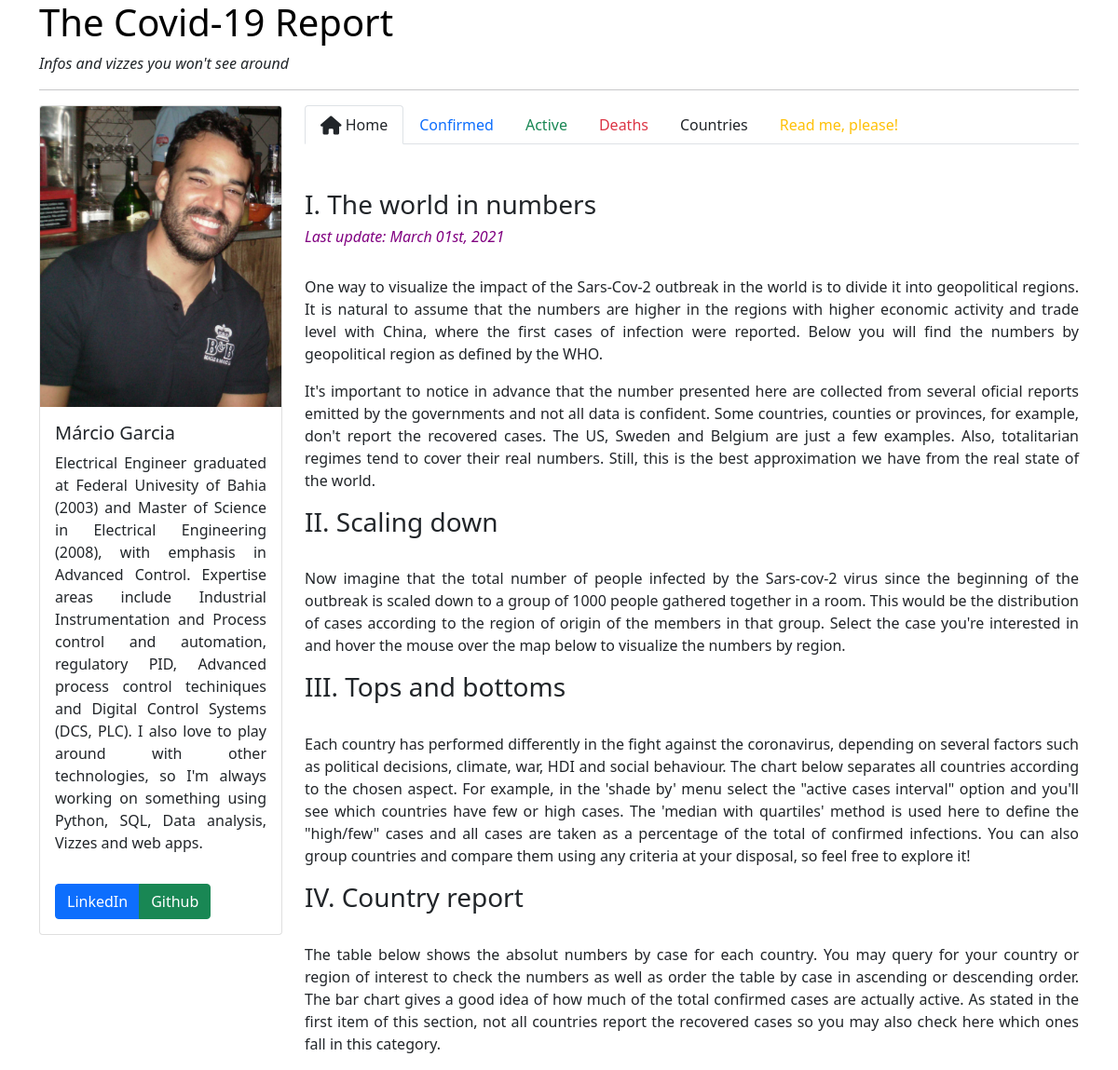
Before: / with the older database file.
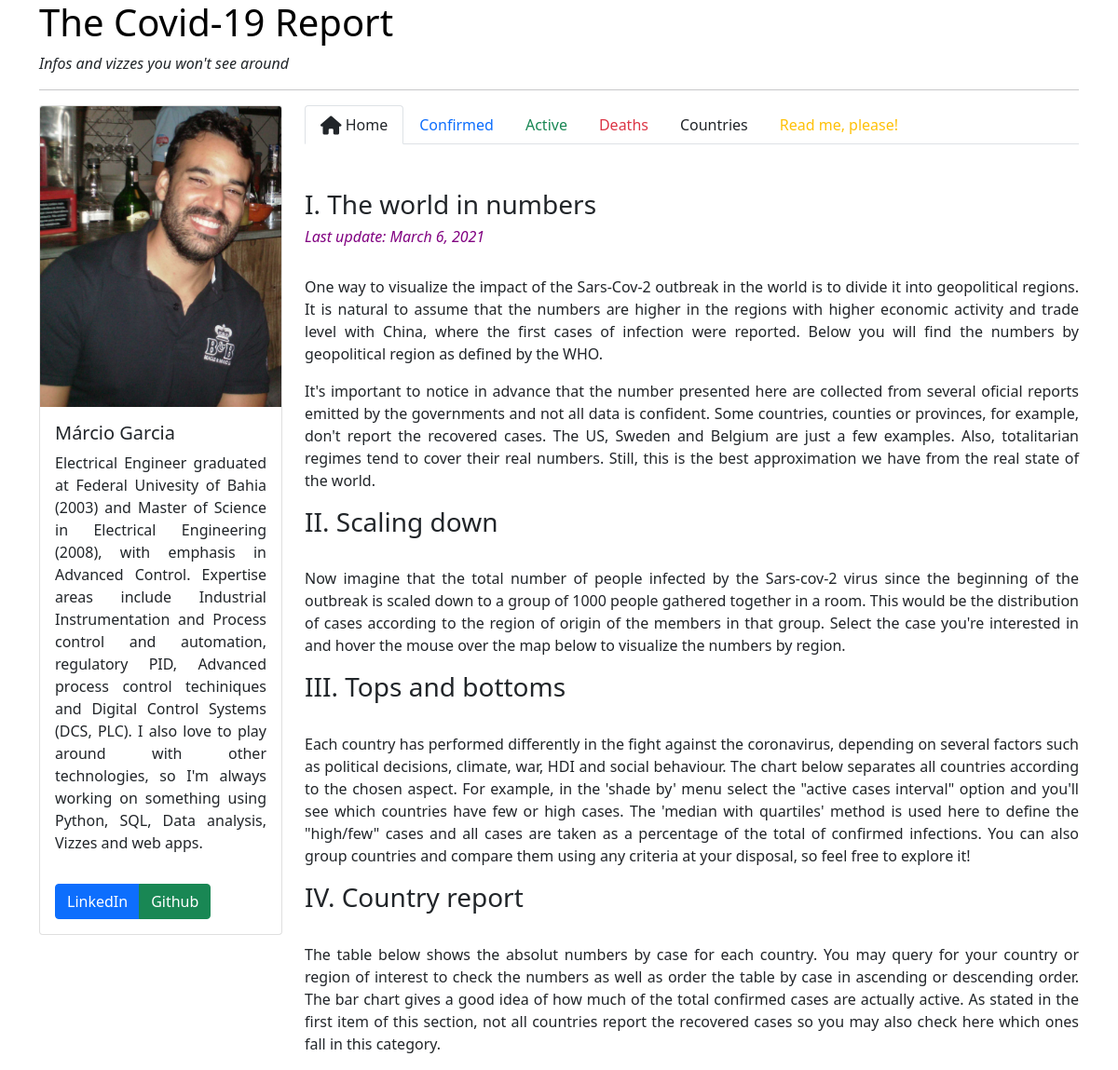
After: the same page with the newer database file.
### report/models.py (models this page shows, shortened)
class StatusReport(models.Model):
    country = models.OneToOneField(Country, on_delete=models.CASCADE, primary_key=True,)
    date = models.CharField(max_length=22,default='undefined')
    confirmed = models.IntegerField()
    confirmed_new = models.IntegerField()
    confirmed_pct_change = models.FloatField()
    confirmed_rank_region = models.IntegerField()
    confirmed_rank_world = models.IntegerField()
    confirmed_new_rank_region = models.IntegerField(default=0)
    confirmed_new_rank_world = models.IntegerField(default=0)
    deaths = models.IntegerField()
    deaths_new = models.IntegerField()
    deaths_pct_change = models.FloatField()
    deaths_rank_region = models.IntegerField()
    deaths_rank_world = models.IntegerField()
    deaths_new_rank_region = models.IntegerField(default=0)
    deaths_new_rank_world = models.IntegerField(default=0)
    recovered = models.IntegerField(default=0)
    recovered_new = models.IntegerField()
    recovered_pct_change = models.FloatField()
    recovered_rank_region = models.IntegerField()
    recovered_rank_world = models.IntegerField()
    recovered_new_rank_region = models.IntegerField(default=0)
    recovered_new_rank_world = models.IntegerField(default=0)
    active = models.IntegerField(default=0)
    active_new = models.IntegerField()
    active_pct_change = models.FloatField()
    active_rank_region = models.IntegerField()
    active_rank_world = models.IntegerField()
    active_new_rank_region = models.IntegerField(default=0)
    active_new_rank_world = models.IntegerField(default=0)

### report/views.py (the view)
# urls.py: path('', views.IndexView.as_view(), name='index'),
class IndexView(TemplateView):
    template_name = 'report/index.html'
    def get_context_data(self,**kwargs):
        context = super().get_context_data(**kwargs)
        context['nav_index'] = 'active'
        context['report_date'] = StatusReport.objects.get(country__name='Brazil').date
        return context

### templates/report/index.html (shortened to what this page needs)
{% extends "report/base.html" %}
{% block content %}
  <div class="display_page" id="world_data_page">
    <br><h3>I. The world in numbers <h6 style="color:purple; font-style: italic;">Last update: {{report_date}}</h6></h3>
    <p><br>
      One way to visualize the impact of the Sars-Cov-2 outbreak in the world is to divide it
      into geopolitical regions. It is natural to assume that the numbers are higher in the regions
      with higher economic activity and trade level with China, where the first cases of infection
      were reported. Below you will find the numbers by geopolitical region as defined by the WHO.
    </p>
    <p>
      It's important to notice in advance that the number presented here are collected from several oficial
      reports emitted by the governments and not all data is confident. Some countries, counties or
      provinces, for example, don't report the recovered cases. The US, Sweden and Belgium are just a few examples.
      Also, totalitarian regimes tend to cover their real numbers. Still, this is the best approximation we have
      from the real state of the world.
    </p>
      <h3>II. Scaling down</h3>
      <p><br>
        Now imagine that the total number of people infected by the Sars-cov-2 virus since the beginning of the
        outbreak is scaled down to a group of 1000 people gathered together in a room. This would be the distribution
        of cases according to the region of origin of the members in that group. Select the case you're interested
        in and hover the mouse over the map below to visualize the numbers by region.
      </p>
        <h3>III. Tops and bottoms</h3>
        <p><br>
          Each country has performed differently in the fight against the coronavirus, depending on several factors
          such as political decisions, climate, war, HDI and social behaviour. The chart below
          separates all countries according to the chosen aspect. For example, in the 'shade by' menu select the
          "active cases interval" option and you'll see which countries have few or high cases.
          The 'median with quartiles' method is used here to define the "high/few" cases and all cases are taken as a
          percentage of the total of confirmed infections. You can also group countries and compare them using any criteria
          at your disposal, so feel free to explore it!
        </p>
        <h3>IV. Country report</h3>
        <p><br>
            The table below shows the absolut numbers by case for each country. You may query for your country or region
            of interest to check the numbers as well as order the table by case in ascending or descending order. The bar
            chart gives a good idea of how much of the total confirmed cases are actually active. As stated in the first
            item of this section, not all countries report the recovered cases so you may also check here which ones fall
            in this category.
        </p>
      </div>
{% endblock content %}

### templates/report/base.html (shortened to what this page needs)
<!DOCTYPE html>
{% load static %}
<html lang="en" dir="ltr">
  <head>
    <link rel="stylesheet" href="{% static 'report/css/countries_page.css' %}">
  </head>
  <body>
   <div class="container">
    <div class="page-header">
        <h1><a class="header-link" href="{% url 'admin:index' %}">The Covid-19 Report</a></h1>
         <p><em>Infos and vizzes you won't see around</em></p>
         <hr>
    </div>
   </div>
    <div class="container-sm">
      <div class="row">
        <div class="col-lg-3 col-md-4 col-sm-4">
          <div class="card">
            <img src="{% static 'report/images/profile_picture.jpg' %}" class="card-img-top img-fluid" alt="Profile picture">
            <div class="card-body">
              <h5 class="card-title">Márcio Garcia</h5>
              <p class="card-text">
                Electrical Engineer graduated at Federal Univesity of Bahia (2003) and Master of Science
                in Electrical Engineering (2008), with emphasis in Advanced Control. Expertise areas include
                Industrial Instrumentation and Process control and automation, regulatory PID,
                Advanced process control techiniques and Digital Control Systems (DCS, PLC).
                I also love to play around with other technologies, so I'm always working on something
                using Python, SQL, Data analysis, Vizzes and web apps.
              </p>
            </div>
            <div class="card-body">
              <div class="btn-group">
                <a href="https://www.linkedin.com/in/garciamarcio/" class="btn btn-primary">LinkedIn</a>
                <a href="https://github.com/psychopresley/COVID-19" class="btn btn-success">Github</a>
              </div>
            </div>
          </div>
        </div>
      <div class="col-lg-9 col-md-8 col-sm-8">
        <ul class="nav nav-tabs" role="tablist">
          <li class="nav-item" role="presentation">
            <a class="nav-link text-dark {{nav_index}}" role="tab" data-bs-toggle="tooltip" data-bs-placement="top" title="Home" aria-controls="home" aria-selected="false" href="{% url 'index' %}"><i class="fa fa-lg fa-home"></i>  Home</a>
          </li>
          <li class="nav-item" role="presentation">
            <a class="nav-link text-primary {{nav_confirmed}}" role="tab" data-bs-toggle="tab" aria-controls="confirmed-cases" aria-selected="false" href="{% url 'report:confirmedpage' %}">Confirmed</a>
          </li>
          <li class="nav-item" role="presentation">
            <a class="nav-link text-success {{nav_active}}" role="tab" data-bs-toggle="tab" aria-controls="active-cases" aria-selected="false" href="{% url 'report:activepage' %}">Active</a>
          </li>
          <li class="nav-item" role="presentation">
            <a class="nav-link text-danger {{nav_deaths}}" role="tab" data-bs-toggle="tab" aria-controls="deaths-page" aria-selected="false" href="{% url 'report:deathspage' %}">Deaths</a>
          </li>
          <li class="nav-item" role="presentation">
            <a class="nav-link text-dark {{nav_countries}}" role="tab" data-bs-toggle="tab" aria-controls="countries-page" aria-selected="false" href="{% url 'report:countriespage' %}">Countries</a>
          </li>
          <li class="nav-item" role="presentation">
            <a class="nav-link text-warning {{nav_readme}}" role="tab" data-bs-toggle="tab" aria-controls="read-me" aria-selected="false" href="{% url 'report:readpage' %}">Read me, please!</a>
          </li>
        </ul>
        <br>
        {% block content %}{% endblock content %}
       </div>
     </div>
   </div>
  </body>
</html>

### static/report/css/countries_page.css (style rules this page uses)
:root { --number-absolut: black; --number-rank: green; --number-rate: red; --number-new-cases: #bd8100; --link-hover: purple; --country-display-name: #8ea9ad; }
body { text-align: justify; }

### templates/report/base.html (style rules this page uses)
a.header-link { text-decoration: none; color: black; cursor: default; }

Changed rows visible on the page:
changed StatusReport: date "March 01st, 2021" → "March 6, 2021"
